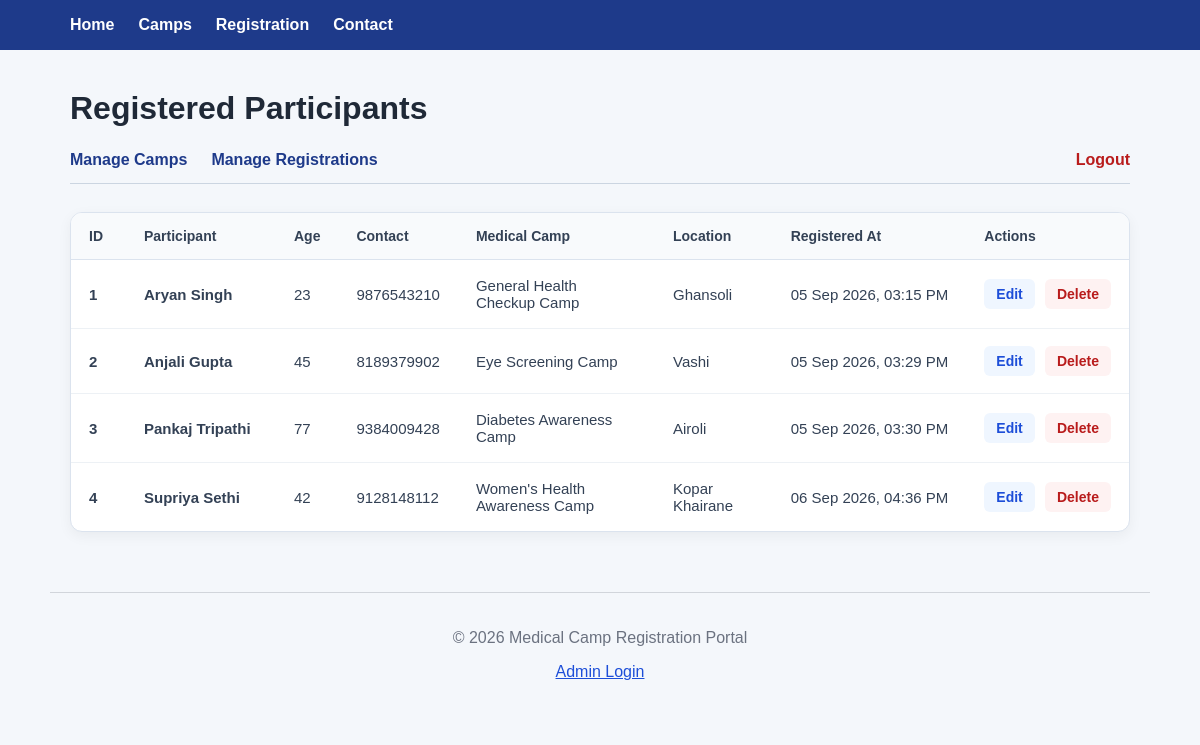
/admin/registrations (signed in), run on an earlier commit of the app's database.
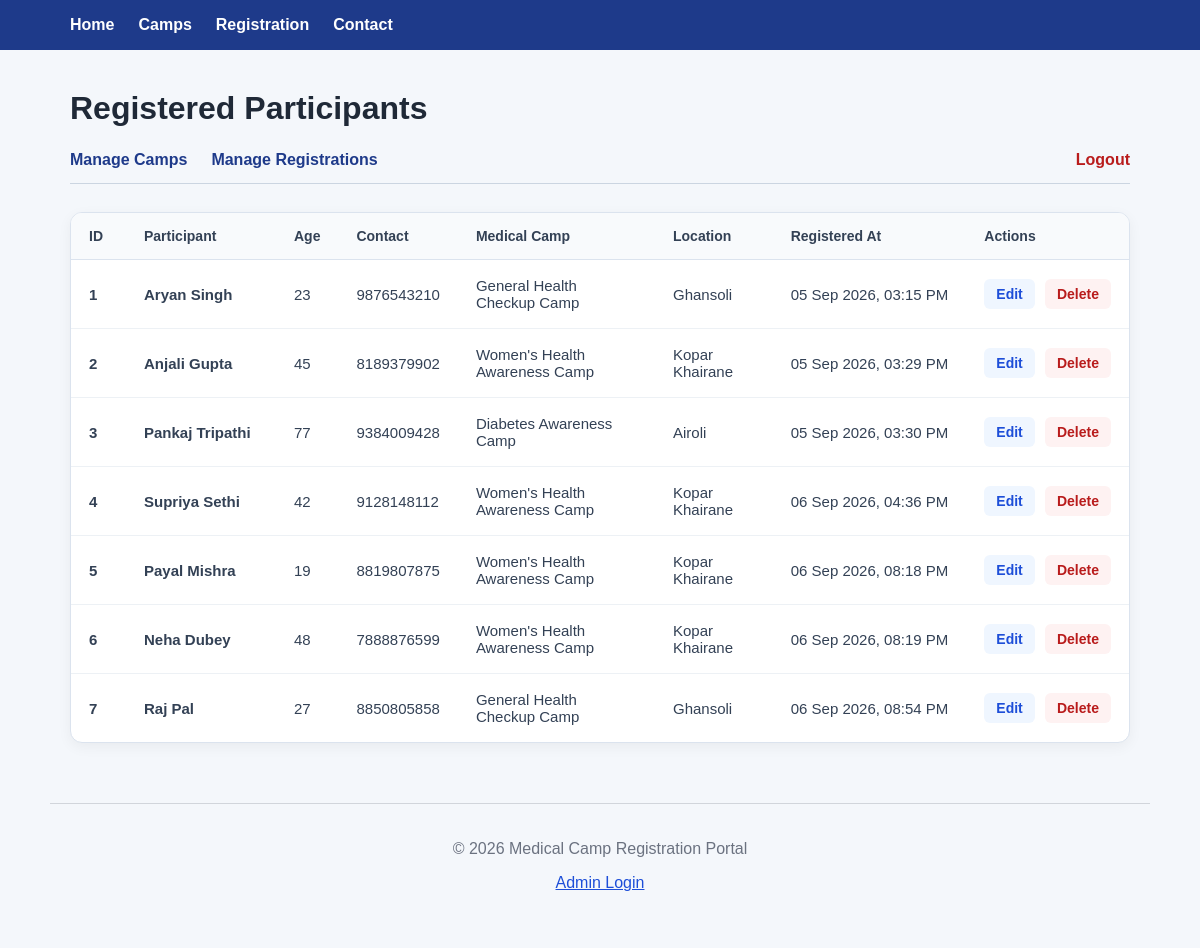
And on a later commit of the database.
### app/models/registration.py (models this page shows)
class Registration(Base):
    __tablename__ = "registrations"
    id = Column(Integer, primary_key=True, index=True)
    name = Column(String(150), nullable=False)
    age = Column(Integer, nullable=False)
    contact_number = Column(String(15), nullable=False)
    camp_id = Column(
        Integer,
        ForeignKey("camps.id"),
        nullable=False
    )
    registered_at = Column(
        DateTime,
        default=datetime.utcnow
    )
    camp = relationship(
        "Camp",
        back_populates="registrations"
    )

### app/models/camp.py (models this page shows)
class Camp(Base):
    __tablename__ = "camps"
    id = Column(Integer, primary_key=True, index=True)
    name = Column(String(150), nullable=False)
    date = Column(String(20), nullable=False)
    location = Column(String(200), nullable=False)
    description = Column(Text, nullable=True)
    available_slots = Column(Integer, nullable=False)
    status = Column(
        String(20),
        nullable=False,
        default="scheduled"
    )
    registrations = relationship(
        "Registration",
        back_populates="camp"
    )

### app/main.py (the view)
@app.get("/admin/registrations")
def admin_registrations(
    request: Request,
    db: Session = Depends(get_db),
    admin: AdminUser = Depends(require_admin)
):
    registrations = (
        db.query(Registration)
        .order_by(Registration.id)
        .all()
    )
    success = request.session.pop("admin_success", None)
    error = request.session.pop("admin_error", None)
    return templates.TemplateResponse(
        request=request,
        name="admin_registrations.html",
        context={
            "registrations": registrations,
            "success": success,
            "error": error
        }
    )

### app/templates/admin_registrations.html (shortened to what this page needs)
{% extends "base.html" %}
{% block content %}
<h1>Registered Participants</h1>
<nav class="admin-nav" aria-label="Admin navigation">
    <a href="/admin/camps">Manage Camps</a>
    <a href="/admin/registrations">Manage Registrations</a>
    <a href="/admin/logout">Logout</a>
</nav>
{% if registrations %}
    <div class="table-container">
    <table class="registrations-table">
        <thead>
            <tr>
                <th>ID</th>
                <th>Participant</th>
                <th>Age</th>
                <th>Contact</th>
                <th>Medical Camp</th>
                <th>Location</th>
                <th>Registered At</th>
                <th>Actions</th>
            </tr>
        </thead>
        <tbody>
            {% for registration in registrations %}
                <tr>
                    <td class="id-cell">
                        {{ registration.id }}
                    </td>
                    <td class="name-cell">
                        {{ registration.name }}
                    </td>
                    <td>
                        {{ registration.age }}
                    </td>
                    <td class="contact-cell">
                        {{ registration.contact_number }}
                    </td>
                    <td class="camp-cell">
                        {{ registration.camp.name }}
                    </td>
                    <td>
                        {{ registration.camp.location }}
                    </td>
                    <td class="date-cell">
                        {{ registration.registered_at.strftime("%d %b %Y, %I:%M %p") }}
                    </td>
                    <td class="actions">
                        <a
                            class="edit-button"
                            href="/admin/registrations/{{ registration.id }}/edit"
                        >
                            Edit
                        </a>
                        <form
                            method="post"
                            action="/admin/registrations/{{ registration.id }}/delete"
                            onsubmit="return confirm('Are you sure you want to delete this registration?');"
                        >
                            <button
                                type="submit"
                                class="delete-button"
                            >
                                Delete
                            </button>
                        </form>
                    </td>
                </tr>
            {% endfor %}
        </tbody>
    </table>
</div>
{% else %}
    <p>No registrations found.</p>
{% endif %}
{% endblock %}

What changed in the data, as far as the page shows it:
changed Registration "Anjali Gupta": camp.name "Eye Screening Camp" → "Women's Health Awareness Camp"; camp.location "Vashi" → "Kopar Khairane"
added Registration: id "5", name "Payal Mishra", age "19", contact_number "8819807875", camp.name "Women's Health Awareness Camp", camp.location "Kopar Khairane", registered_at "06 Sep 2026, 08:18 PM"
added Registration: id "6", name "Neha Dubey", age "48", contact_number "7888876599", camp.name "Women's Health Awareness Camp", camp.location "Kopar Khairane", registered_at "06 Sep 2026, 08:19 PM"
added Registration: id "7", name "Raj Pal", age "27", contact_number "8850805858", camp.name "General Health Checkup Camp", camp.location "Ghansoli", registered_at "06 Sep 2026, 08:54 PM"
